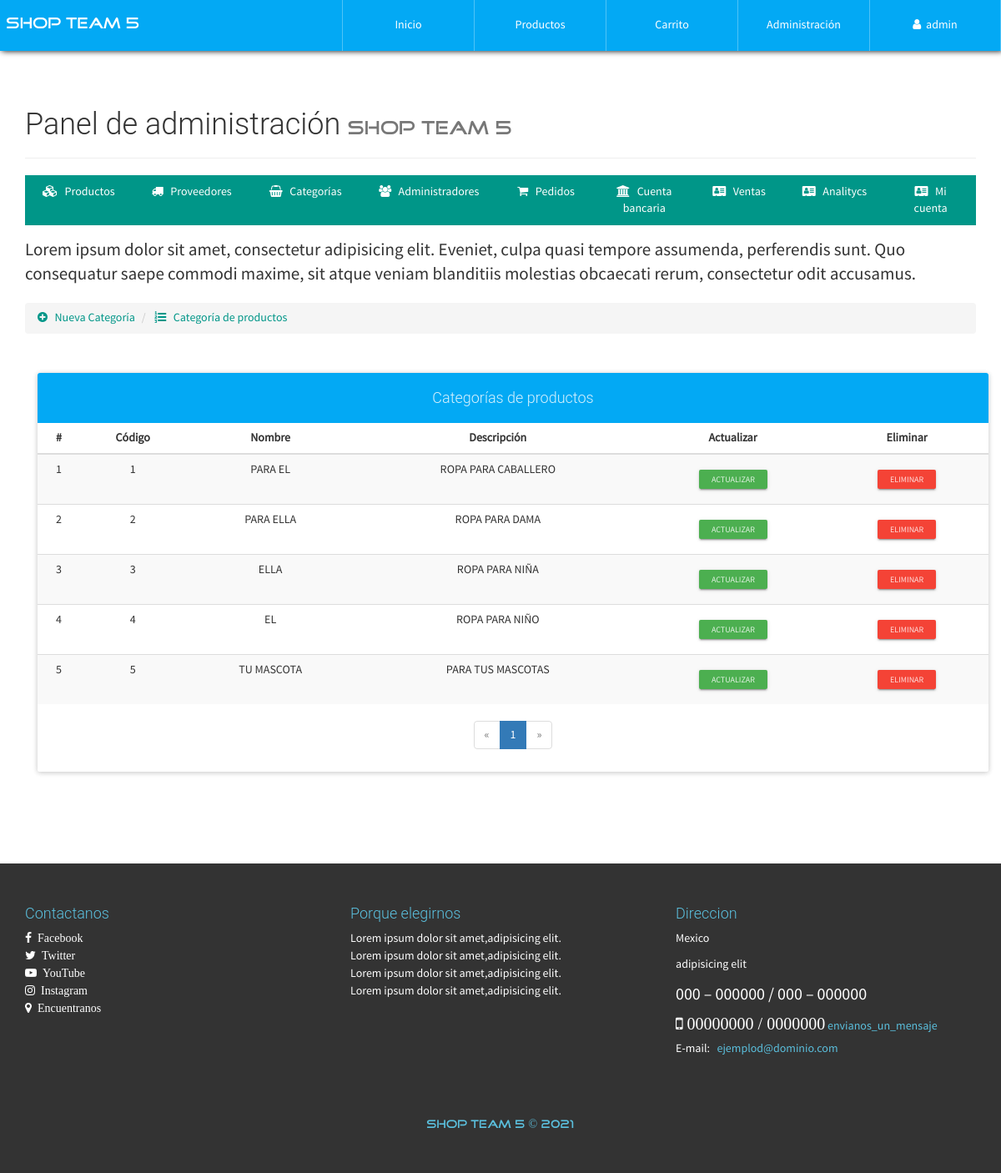
/configAdmin.php?view=categorylist (signed in), run on the app's committed database.
### tables this page shows
CREATE TABLE `categoria` (
  `CodigoCat` varchar(30) NOT NULL,
  `Nombre` varchar(30) NOT NULL,
  `Descripcion` text NOT NULL
);

### admin/categorylist-view.php (the view, shortened to what this page needs)
<p class="lead">
    Lorem ipsum dolor sit amet, consectetur adipisicing elit. Eveniet, culpa quasi tempore assumenda, perferendis sunt. Quo consequatur saepe commodi maxime, sit atque veniam blanditiis molestias obcaecati rerum, consectetur odit accusamus.
</p>
<ul class="breadcrumb" style="margin-bottom: 5px;">
    <li>
        <a href="configAdmin.php?view=category">
            <i class="fa fa-plus-circle" aria-hidden="true"></i> &nbsp; Nueva Categoría
        </a>
    </li>
    <li>
        <a href="configAdmin.php?view=categorylist"><i class="fa fa-list-ol" aria-hidden="true"></i> &nbsp; Categoría de productos</a>
    </li>
</ul>
<div class="container">
	<div class="row">
        <div class="col-xs-12">
            <br><br>
            <div class="panel panel-info">
                <div class="panel-heading text-center"><h4>Categorías de productos</h4></div>
                <div class="table-responsive">
                    <table class="table table-striped table-hover">
                        <thead class="">
                            <tr>
                            	<th class="text-center">#</th>
                                <th class="text-center">Código</th>
                                <th class="text-center">Nombre</th>
                                <th class="text-center">Descripción</th>
                                <th class="text-center">Actualizar</th>
                              	<th class="text-center">Eliminar</th>
                            </tr>
                        </thead>
                        <tbody>
                            <?php
                            	$mysqli = mysqli_connect(SERVER, USER, PASS, BD);
								mysqli_set_charset($mysqli, "utf8");
								$pagina = isset($_GET['pag']) ? (int)$_GET['pag'] : 1;
								$regpagina = 30;
								$inicio = ($pagina > 1) ? (($pagina * $regpagina) - $regpagina) : 0;
								$categorias=mysqli_query($mysqli,"SELECT SQL_CALC_FOUND_ROWS * FROM categoria LIMIT $inicio, $regpagina");
								$totalregistros = mysqli_query($mysqli,"SELECT FOUND_ROWS()");
								$totalregistros = mysqli_fetch_array($totalregistros, MYSQLI_ASSOC);
								$numeropaginas = ceil($totalregistros["FOUND_ROWS()"]/$regpagina);
								$cr=$inicio+1;
                              while($cate=mysqli_fetch_array($categorias, MYSQLI_ASSOC)){
                            ?>
                            <tr>
	                            <td class="text-center"><?php echo $cr; ?></td>
	                        	<td class="text-center"><?php echo $cate['CodigoCat']; ?></td>
	                        	<td class="text-center"><?php echo $cate['Nombre']; ?></td>
	                        	<td class="text-center"><?php echo $cate['Descripcion']; ?></td>
	                        	<td class="text-center">
	                        		<a href="configAdmin.php?view=categoryinfo&code=<?php echo $cate['CodigoCat']; ?>" class="btn btn-raised btn-xs btn-success">Actualizar</a>
	                        	</td>
	                        	<td class="text-center">
	                        		<form action="process/delcategori.php" method="POST" class="FormCatElec" data-form="delete">
	                        			<button type="submit" class="btn btn-raised btn-xs btn-danger">Eliminar</button>
	                        		</form>
	                        	</td>
                            </tr>
                            <?php
                            	$cr++;
                              }
                            ?>
                        </tbody>
                    </table>
                </div>
                <?php if($numeropaginas>=1): ?>
                <div class="text-center">
                  <ul class="pagination">
                    <?php if($pagina == 1): ?>
                        <li class="disabled">
                            <a>
                                <span aria-hidden="true">&laquo;</span>
                            </a>
                        </li>
                    <?php endif; ?>
                    <?php
                        for($i=1; $i <= $numeropaginas; $i++ ){
                            if($pagina == $i){
                                echo '<li class="active"><a href="configAdmin.php?view=categorylist&pag='.$i.'">'.$i.'</a></li>';
                            }else{
                                echo '<li><a href="configAdmin.php?view=categorylist&pag='.$i.'">'.$i.'</a></li>';
                            }
                        }
                    ?>
                    <?php if($pagina == $numeropaginas): ?>
                        <li class="disabled">
                            <a>
                                <span aria-hidden="true">&raquo;</span>
                            </a>
                        </li>
                    <?php endif; ?>
                  </ul>
                </div>
                <?php endif; ?>
            </div>
        </div>
	</div>
</div>

### css/style.css (style rules this page uses)
body { font-family: "FontFamilySPro"; line-height: 1.5; font-size: 1.4em; width: 100%; height: 100%; margin: 0px; padding: 0px; background-position: center center; background-repeat: no-repeat; background-attachment: fixed; background-size: cover; background-color: #fff; }
#container-page-configAdmin { background-image: url(../assets/img/font-registration.JPG); }

### data on the page
categoria: CodigoCat "1", Nombre "PARA EL", Descripcion "ROPA PARA CABALLERO"
categoria: CodigoCat "2", Nombre "PARA ELLA", Descripcion "ROPA PARA DAMA"
categoria: CodigoCat "3", Nombre "ELLA", Descripcion "ROPA PARA NIÑA"
categoria: CodigoCat "4", Nombre "EL", Descripcion "ROPA PARA NIÑO"
categoria: CodigoCat "5", Nombre "TU MASCOTA", Descripcion "PARA TUS MASCOTAS"

### other printed values
$_SESSION['nombreAdmin'] "admin"
